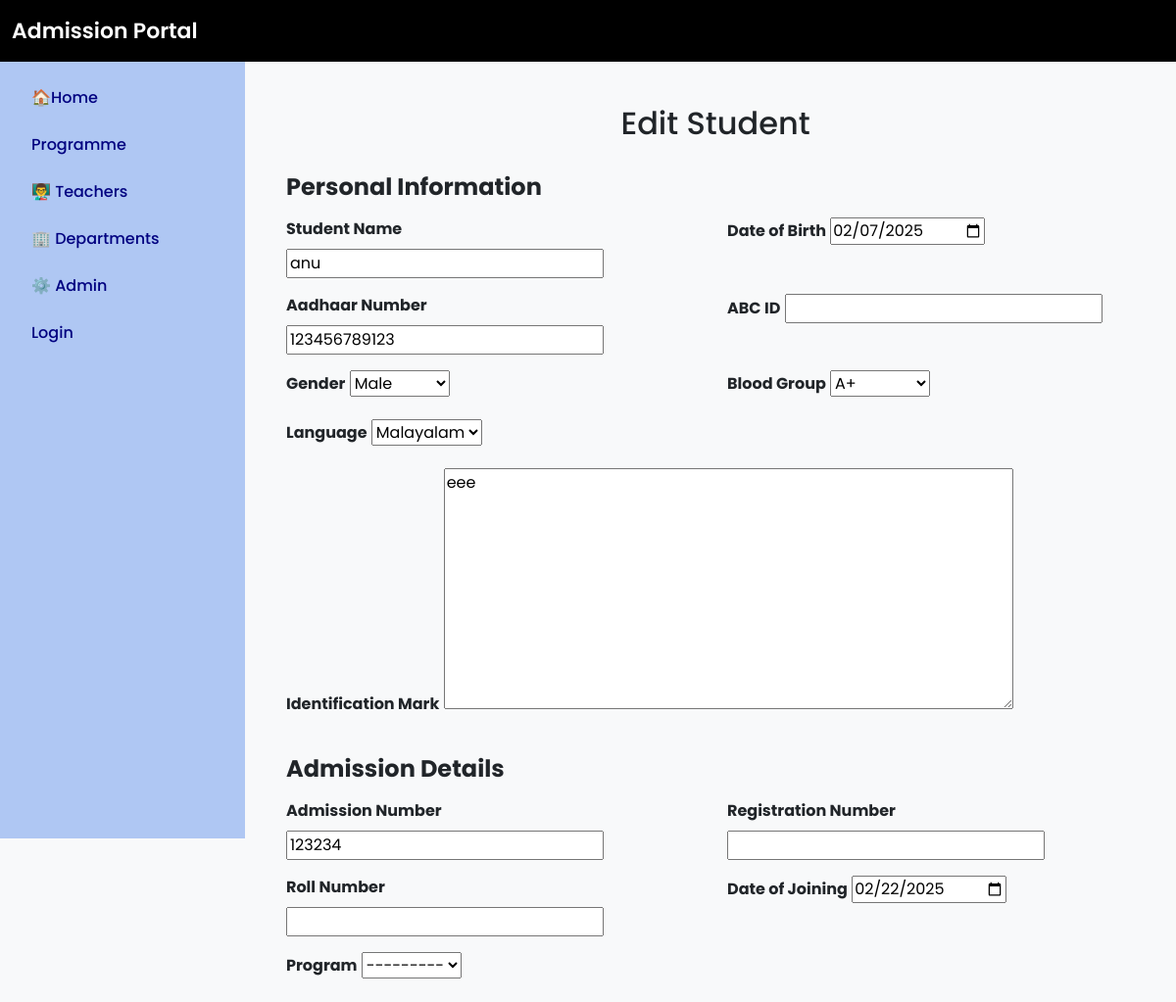
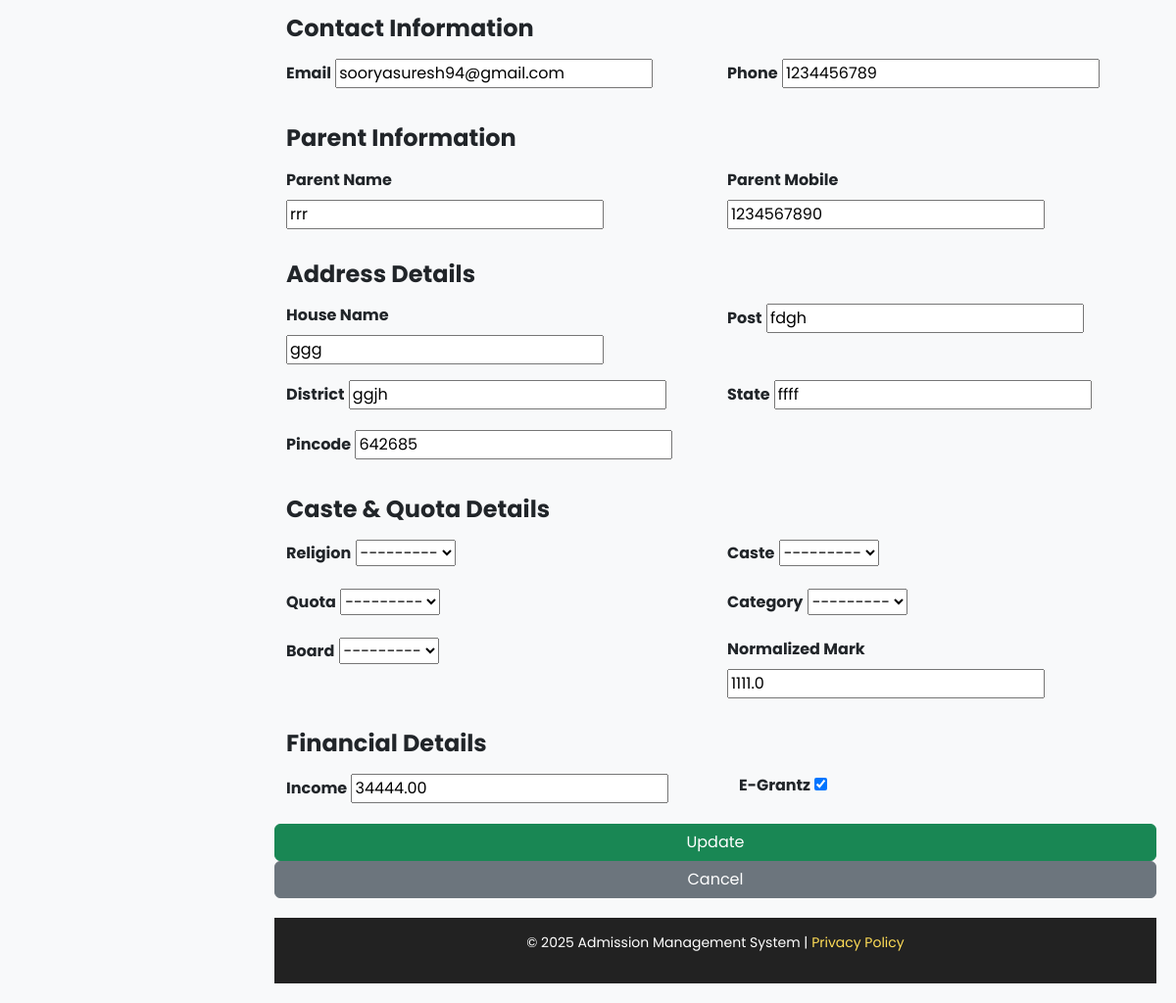
The app's page /students/edit/2/ with its own data (2 pictures, top to bottom).
### admission/models.py (models this page shows, shortened)
class Student(models.Model):
    user = models.OneToOneField(User, on_delete=models.CASCADE,null=True,default=None)
    stud_name = models.CharField(max_length=100)
    stud_adm_no = models.CharField(max_length=20, unique=True)
    stud_reg_no = models.CharField(max_length=20, unique=True, blank=True, null=True)
    stud_roll_no = models.CharField(max_length=20, unique=True, blank=True, null=True)
    aadhaar = models.CharField(max_length=12, unique=True)
    abc_id = models.CharField(max_length=50, blank=True, null=True)
    email = models.EmailField(unique=True)
    phone = models.CharField(max_length=15)
    dob = models.DateField()
    caste = models.ForeignKey(Caste, on_delete=models.SET_NULL, blank=True, null=True)  # Foreign Key to Caste
    religion = models.ForeignKey(Religion, on_delete=models.SET_NULL, blank=True, null=True)  # Foreign Key to Religion
    quota = models.ForeignKey(Quota, on_delete=models.SET_NULL, blank=True, null=True)
    category = models.ForeignKey(Category, on_delete=models.SET_NULL, blank=True, null=True)
    program= models.ForeignKey(Program, on_delete=models.SET_NULL, blank=True, null=True)  # Foreign Key to Quota# Foreign Key to Quota
    pathway= models.ForeignKey(Pathway, on_delete=models.SET_NULL, blank=True, null=True)  # Foreign Key to Quota# Foreign Key to Quota
    board=models.ForeignKey(Board, on_delete=models.SET_NULL, blank=True, null=True)
    normalized_mark = models.FloatField(default=0.0)
    parent_name = models.CharField(max_length=100)
    parent_mob = models.CharField(max_length=15)
    house_name = models.CharField(max_length=100)
    post = models.CharField(max_length=50)
    district = models.CharField(max_length=50)
    state = models.CharField(max_length=50)
    pincode = models.CharField(max_length=10)
    date_of_joining = models.DateField()
    income = models.DecimalField(max_digits=10, decimal_places=2, blank=True, null=True)
    egrantz = models.BooleanField(default=False)
    status = models.BooleanField(default=True)  # Active/Inactive
    gender = models.CharField(max_length=10, choices=[('Male', 'Male'), ('Female', 'Female'), ('Other', 'Other')])
    blood_group = models.CharField(max_length=5, choices=[('A+', 'A+'), ('A-', 'A-'), ('B+', 'B-'), ('O+', 'O-'), ('AB+', 'AB-')])
    language=models.CharField(max_length=10, choices=[('Malayalam', 'Malayalam'), ('Hindi', 'Hindi')] ,default='Malayalam')
    identification_mark = models.TextField(blank=True, null=True)

### admission/views.py (the view)
# urls.py: path('students/edit/<int:student_id>/', views.edit_student, name='edit_student'),  # Edit student
def edit_student(request, student_id):
    student = get_object_or_404(Student, id=student_id)
    if request.method == "POST":
        form = StudentForm(request.POST, request.FILES, instance=student)
        if form.is_valid():
            form.save()
            return redirect("manage_student")  # Redirect to student list
    else:
        form = StudentForm(instance=student)
    return render(request, "edit_student.html", {"form": form})

### admission/forms.py (shortened to what this page needs)
class StudentForm(forms.ModelForm):
    class Meta:
        model = Student
        fields = '__all__'  # Includes all fields from the model
        exclude = ['user']
        stud_reg_no = forms.CharField(required=False)  # ✅ Optional
        stud_adm_no = forms.CharField(required=False)  # ✅ Optional
        stud_roll_no = forms.CharField(required=False)  # ✅
        caste = forms.ModelChoiceField(queryset=Caste.objects.all(), required=False)
        religion = forms.ModelChoiceField(queryset=Religion.objects.all(), required=False)
        quota = forms.ModelChoiceField(queryset=Quota.objects.all(), required=False)
        category = forms.ModelChoiceField(queryset=Category.objects.all(), empty_label="Select Category", required=True)
        normalized_mark = forms.FloatField(widget=forms.NumberInput(attrs={'step': '0.01'}))
        widgets = {
            'dob': forms.DateInput(attrs={'type': 'date'}),
            'date_of_joining': forms.DateInput(attrs={'type': 'date'}),
            'egrantz': forms.CheckboxInput(),
            'status': forms.CheckboxInput(),
        }

### admission/models.py (called while the page is built)
    def __str__(self):
        return self.name

### admission/templates/edit_student.html (shortened to what this page needs)
{% extends 'base.html' %}
{% block content %}
<div class="container mt-4">
    <h2 class="text-center">Edit Student</h2>
    <form method="POST" enctype="multipart/form-data" class="mt-3">
        <div class="row">
            <h4 class="mt-3 mb-3"><strong>Personal Information</strong></h4>
            <div class="col-md-6 mb-3">
                <label class="form-label fw-bold">Student Name</label>
                {{ form.stud_name }}
            </div>
            <div class="col-md-6 mb-3">
                <label class="form-label fw-bold">Date of Birth</label>
                {{ form.dob }}
            </div>
            <div class="col-md-6 mb-3">
                <label class="form-label fw-bold">Aadhaar Number</label>
                {{ form.aadhaar }}
            </div>
            <div class="col-md-6 mb-3">
                <label class="form-label fw-bold">ABC ID</label>
                {{ form.abc_id }}
            </div>
            <div class="col-md-6 mb-3">
                <label class="form-label fw-bold">Gender</label>
                {{ form.gender }}
            </div>
            <div class="col-md-6 mb-3">
                <label class="form-label fw-bold">Blood Group</label>
                {{ form.blood_group }}
            </div>
            <div class="col-md-6 mb-3">
                <label class="form-label fw-bold">Language</label>
                {{ form.language }}
            </div>
            <div class="col-md-12 mb-3">
                <label class="form-label fw-bold">Identification Mark</label>
                {{ form.identification_mark }}
            </div>
            <h4 class="mt-3 mb-3"><strong>Admission Details</strong></h4>
            <div class="col-md-6 mb-3">
                <label class="form-label fw-bold">Admission Number</label>
                {{ form.stud_adm_no }}
            </div>
            <div class="col-md-6 mb-3">
                <label class="form-label fw-bold">Registration Number</label>
                {{ form.stud_reg_no }}
            </div>
            <div class="col-md-6 mb-3">
                <label class="form-label fw-bold">Roll Number</label>
                {{ form.stud_roll_no }}
            </div>
            <div class="col-md-6 mb-3">
                <label class="form-label fw-bold">Date of Joining</label>
                {{ form.date_of_joining }}
            </div>
            <div class="col-md-6 mb-3">
                <label class="form-label fw-bold">Program</label>
                {{ form.program }}
            </div>
            <h4 class="mt-3 mb-3"><strong>Contact Information</strong></h4>
            <div class="col-md-6 mb-3">
                <label class="form-label fw-bold">Email</label>
                {{ form.email }}
            </div>
            <div class="col-md-6 mb-3">
                <label class="form-label fw-bold">Phone</label>
                {{ form.phone }}
            </div>
            <h4 class="mt-3 mb-3"><strong>Parent Information</strong></h4>
            <div class="col-md-6 mb-3">
                <label class="form-label fw-bold">Parent Name</label>
                {{ form.parent_name }}
            </div>
            <div class="col-md-6 mb-3">
                <label class="form-label fw-bold">Parent Mobile</label>
                {{ form.parent_mob }}
            </div>
            <h4 class="mt-3 mb-3"><strong>Address Details</strong></h4>
            <div class="col-md-6 mb-3">
                <label class="form-label fw-bold">House Name</label>
                {{ form.house_name }}
            </div>
            <div class="col-md-6 mb-3">
                <label class="form-label fw-bold">Post</label>
                {{ form.post }}
            </div>
            <div class="col-md-6 mb-3">
                <label class="form-label fw-bold">District</label>
                {{ form.district }}
            </div>
            <div class="col-md-6 mb-3">
                <label class="form-label fw-bold">State</label>
                {{ form.state }}
            </div>
            <div class="col-md-6 mb-3">
                <label class="form-label fw-bold">Pincode</label>
                {{ form.pincode }}
            </div>
            <h4 class="mt-3 mb-3"><strong>Caste & Quota Details</strong></h4>
            <div class="col-md-6 mb-3">
                <label class="form-label fw-bold">Religion</label>
                {{ form.religion }}
            </div>
            <div class="col-md-6 mb-3">
                <label class="form-label fw-bold">Caste</label>
                {{ form.caste }}
            </div>
            <div class="col-md-6 mb-3">
                <label class="form-label fw-bold">Quota</label>
                {{ form.quota }}
            </div>
            <div class="col-md-6 mb-3">
                <label class="form-label fw-bold">Category</label>
                {{ form.category }}
            </div>
            <div class="col-md-6 mb-3">
                <label class="form-label fw-bold">Board</label>
                {{ form.board }}
            </div>
            <div class="col-md-6 mb-3">
                <label class="form-label fw-bold">Normalized Mark</label>
                {{ form.normalized_mark }}
            </div>
            <h4 class="mt-3 mb-3"><strong>Financial Details</strong></h4>
            <div class="col-md-6 mb-3">
                <label class="form-label fw-bold">Income</label>
                {{ form.income }}
            </div>
            <div class="col-md-6 mb-3 form-check">
                <label class="form-check-label fw-bold">E-Grantz</label>
                {{ form.egrantz }}
            </div>
        <button type="submit" class="btn btn-success">Update</button>
        <a href="{% url 'manage_student' %}" class="btn btn-secondary">Cancel</a>
    </form>
</div>
{% endblock %}

### templates/base.html (style rules this page uses)
body { font-family: 'Poppins', sans-serif; background: #f8f9fa; display: flex; min-height: 100vh; flex-direction: column; }

### records on screen
Student: stud_name "anu", dob "02/07/2025", aadhaar "123456789123", gender "Male", blood_group "A+", language "Malayalam", identification_mark "eee", stud_adm_no "123234", date_of_joining "02/22/2025", program "---------", email "sooryasuresh94@gmail.com", phone "1234456789", parent_name "rrr", parent_mob "1234567890", house_name "ggg", post "fdgh", district "ggjh", state "ffff", pincode "642685", religion "---------", caste "---------", quota "---------", category "---------", board "---------", normalized_mark "1111.0", income "34444.00", egrantz "☑"
